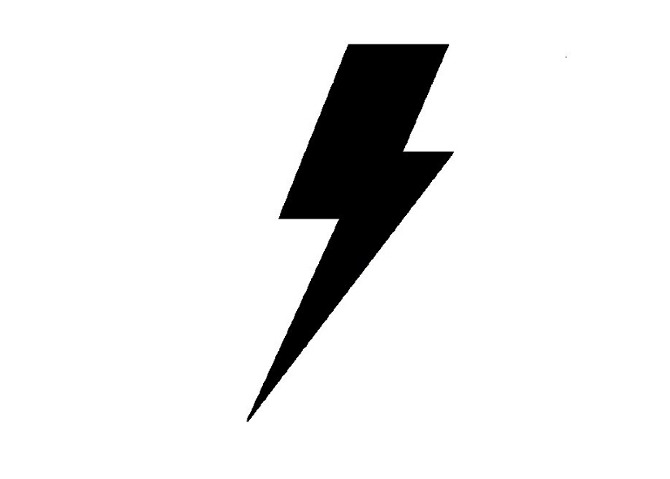
#> input picture images/lightning.jpg, 670 x 479 px, found by its file name
$ python Contours.py   (older library calls are emulated)
#> lines starting #> are read from the running program, lines starting #| are printed output that depends on the picture; after the words box and inside, x2 and y2 are one past the last pixel; in counts of white or black regions, pixels touching at a corner belong together; long printed decimals are rounded
import cv2
import numpy as np


img = cv2.imread(r'images\lightning.jpg',0)
#> img: shape (479, 670); min 0, max 255, mean 233.8

ret,thresh = cv2.threshold(img,127,255,0)
#> thresh: shape (479, 670); 91.7% white; 1 black region
im2,contours,hierarchy = cv2.findContours(thresh, 1, 2)
#> contours = 2 contours; box (x1, y1, x2, y2) and area: (0, 0, 670, 479) 319782, (246, 43, 455, 423) 27188
cnt = contours[0]
#> cnt = contour of 522 points, box (x1, y1, x2, y2) (246, 43, 455, 423), area 27188
M = cv2.moments(cnt)
#> M = moments, m00 27188, centre m10/m00, m01/m00 = (358.3, 176)
print( M )
#> (printed output is left out)

cx = int(M['m10']/M['m00'])
#> cx = 358
cy = int(M['m01']/M['m00'])
#> cy = 175

area = cv2.contourArea(cnt)
#> area = 27188

print('Area: ',area)
#| Area:  27188.0

perimeter = cv2.arcLength(cnt,True)
#> perimeter = 1147.8

print('perimeter: ',perimeter)
#| perimeter:  1147.828

epsilon = 0.045*cv2.arcLength(cnt,True)
#> epsilon = 51.65
approx = cv2.approxPolyDP(cnt,epsilon,True)
#> approx = [[448, 43], [454, 152], [247, 422], [347, 44]]


img = cv2.cvtColor(img, cv2.COLOR_GRAY2BGR)
#> img: shape (479, 670, 3)

#cv2.drawContours(img,[approx],-1,(0,0,255),thickness=2)

hull = cv2.convexHull(cnt, returnPoints=True)
#> hull = contour of 19 points, box (x1, y1, x2, y2) (246, 43, 455, 423), area 36324

cv2.drawContours(img,[hull],-1,(0,0,255),thickness=2)

#print(cv2.isContourConvex(cnt))

x,y,w,h = cv2.boundingRect(cnt)
#> x = 246; y = 43; w = 209; h = 380
cv2.rectangle(img,(x,y),(x+w,y+h),(0,255,0),2)

rect = cv2.minAreaRect(cnt)
#> rect = ((346.2, 232), (426.6, 140.2), -68.09)
#print(rect)
box = cv2.boxPoints(rect)
#> box = [[331.7, 456.1], [201.6, 403.7], [360.8, 7.92], [490.9, 60.26]]
#print(box)
box = np.int0(box)
#> box = [[331, 456], [201, 403], [360, 7], [490, 60]]
#print(box)
cv2.drawContours(img,[box],0,(255,0,0),2)
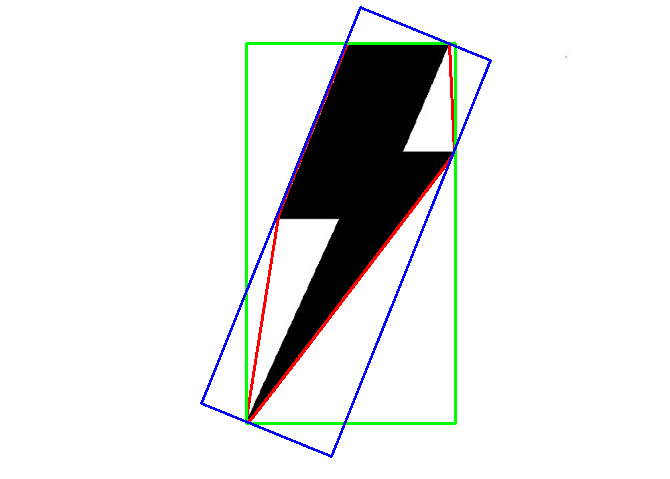
#> img: shape (479, 670, 3); mean B, G, R 229.6, 230, 228.9

rows,cols = img.shape[:2]
#> rows = 479; cols = 670
[vx,vy,x,y] = cv2.fitLine(cnt, cv2.DIST_L2,0,0.01,0.01)
#> vx = [0.391]; vy = [-0.92]; x = [336.1]; y = [228]

print([vx,vy,x,y])
#| [array([0.391], dtype=float32), array([-0.9204], dtype=float32), array([336.056], dtype=float32), array([227.956], dtype=float32)]

#> (the run stopped early here; a loop or call above may not have finished)
